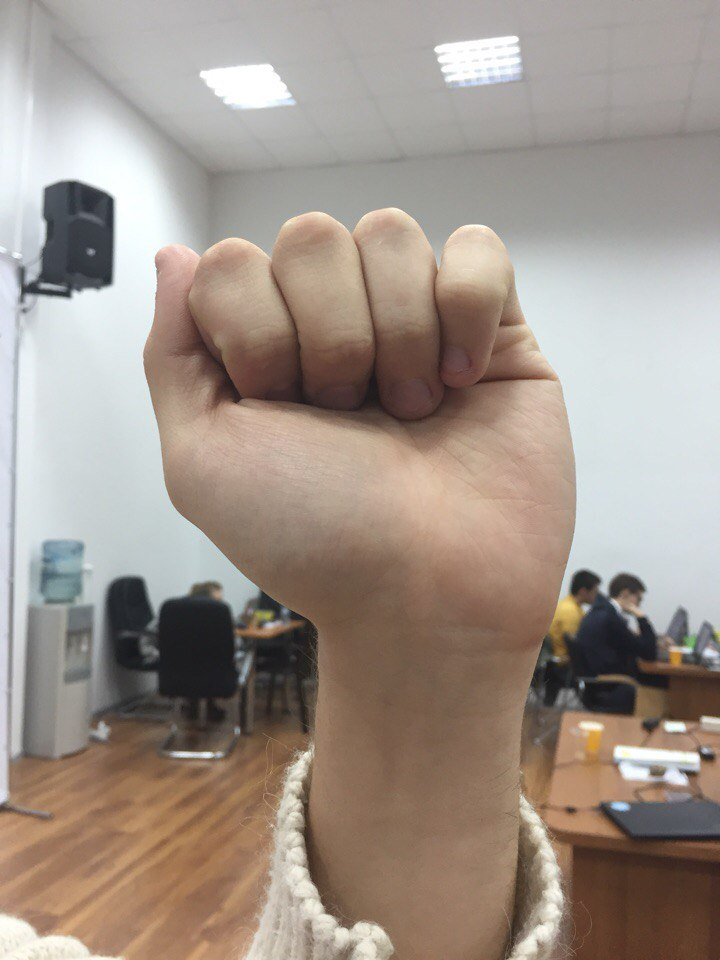
#> input picture ilya/Our_hands/ta1.jpg, 720 x 960 px, given as the content of the folder dataset1/A/a, which was not available
$ jupyter execute --allow-errors SLR2.ipynb   (shell and % lines are left out)   (older library calls are emulated)   (text cells are left out)
#> lines starting #> are read from the running program, lines starting #| are printed output that depends on the picture; after the words box and inside, x2 and y2 are one past the last pixel; in counts of white or black regions, pixels touching at a corner belong together; pictures that were not available may be replaced by others from this repository, and a replacement may not be noted
[cell 1]
from skimage import data, io, filters
from skimage.transform import rescale
from skimage.color import rgb2gray
from skimage.feature import hog
from skimage.transform import resize

import random
import csv
from os import listdir
from os.path import isfile, join

from sklearn.ensemble import  RandomForestClassifier
from sklearn.preprocessing import LabelEncoder
from sklearn.svm import LinearSVC
from sklearn.naive_bayes import MultinomialNB,GaussianNB
from sklearn.linear_model import LogisticRegression
from sklearn.svm import SVC
from sklearn.model_selection import train_test_split
from sklearn.decomposition import PCA
from sklearn.metrics import accuracy_score

[cell 2]
import pandas as pd
import numpy as np
import cv2
import matplotlib.pyplot as plt
import matplotlib.image as mpi

[cell 3]
import glob
import tqdm
from copy import copy

[cell 4]
speakers1 = ['A', 'B', 'C', 'D', 'E']
speakers2 = ['user_3', 'user_4', 'user_5', 'user_6', 'user_7', 'user_9', 'user_10']
letters = ['a', 'c', 'h', 'v', 'y']
alphabet = {}
from string import ascii_lowercase
for c in ascii_lowercase:
    alphabet[c] = c;
del alphabet['j']
del alphabet['z']
alphabet = sorted(list(alphabet))

[cell 5]
#return hog of a particular image vector
def convertToGrayToHOG(imgVector):
    rgbImage = rgb2gray(imgVector)
    return hog(rgbImage, block_norm='L2-Hys')

#takes returns cropped image
# [4 lines left out: function crop, not called in this run]

[cell 6]
def collectImages_for_dataset1(letter, freq):
#> called with letter = 'a', freq = 20
    speakers = ['A', 'B', 'C', 'D', 'E']
    path = 'dataset1/'
    data = []
    for s in speakers:
        image_path = path + s + '/' + letter + '/'
        names = glob.glob(image_path + "*.*")
        for i in range(0, len(names), freq):
            name = names[i]
            image = cv2.imread(name)
#> image is the input picture: shape (960, 720, 3); mean B, G, R 138.1, 147.6, 160.1
            image = cv2.cvtColor(image, cv2.COLOR_BGR2RGB)
            image = convert_size_for_dataset1(image)
            #plt.imshow(clear_background_rough(image))
            data.append(image)
    return data

[cell 7]
def convert_size_for_dataset1(image):
    h = image.shape[0]
#> h = 960
    w = image.shape[1]
#> w = 720
    if h > w:
        if (w/h > 0.8):
            k = int((h - w) / 2)
            image = image[k:-k-1, :]
        else:
            image = image[int(0.1*h): -int(0.1*h)-1, :]
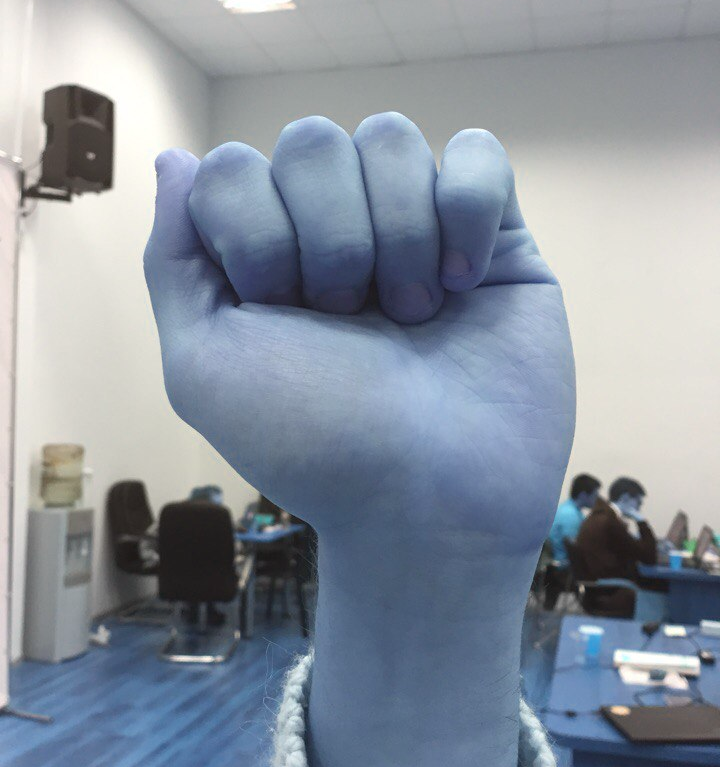
#> image: shape (767, 720, 3); mean of channels 0, 1, 2 158.4, 146.8, 137.7; drawn as B, G, R
    if h < w:
        if (h/w > 0.8):
            k = int((w - h) / 2)
            image = image[:, k:-k-1]
        else:
            image = image[:, int(0.1*h): -int(0.1*h)-1]
    return cv2.resize(image, (128, 128))
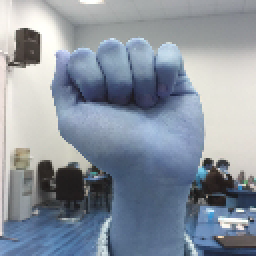
#> returned value: shape (128, 128, 3) (shown 2 times larger); mean of channels 0, 1, 2 158.4, 146.7, 137.6; drawn as B, G, R

[cell 8]
def fit_pca(X, n_comp):
    pca = PCA(n_components=n_comp)
    return pca.fit(X)

def fit_svm(X, y, C, gamma):
    svm = SVC(C = C, random_state=241, gamma=gamma, probability=True)
    return svm.fit(X, y)

# [23 lines left out: functions fit_pca_svm, fit_get_score_pca_svm, get_score_pca_svm, not called in this run]

[cell 9]
def collect_binary_from_datasets(letters):
    X = []
    Y = []
    cur = 0
    for letter in letters:
        data1 = collectImages_for_dataset1(letter, 20)
        for Im in data1:
            X.append(convertToGrayToHOG(Im))
            Y.append(1)
#> this loop made 5 passes
#> pass 1, in convertToGrayToHOG, `rgbImage = rgb2gray(imgVector)`:
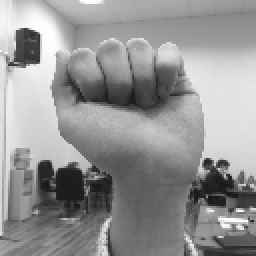
#> rgbImage: shape (128, 128) float64 (shown 2 times larger); min 0.0958, max 0.999, mean 0.582
    imageset, boundbox, X2, Y2 = load_binary_data(speakers2)
    X += X2
    Y += Y2
    X3, Y3 = load_real_data('../ilya/Our_hands/')
    X += X3
    Y += Y3
    X = np.array(X)
    Y = np.array(Y)
    #print(Y.shape)
    dumpimages(X, Y, 'ishand')
    #print(X.shape, Y.shape, X2.shape, Y2.shape)
    return imageset, X, Y

[cell 10]
#utility funtcion to compute area of overlap
# [17 lines left out: function overlapping_area, not called in this run]

[cell 11]
#given a list of filenames return s a dictionary of images
# [5 lines left out: function getfiles, not called in this run]

[cell 12]
def train_binary(train_list):
    frame = pd.DataFrame()
#> frame = table of 0 rows and 0 columns
    list_ = []
    for user in train_list:
        print(user)
        list_.append(pd.read_csv('dataset2/' +
                                 user + '/' + user + '_loc.csv', index_col=None, header=0))
    frame = pd.concat(list_)
    frame['side']=frame['bottom_right_x']-frame['top_left_x']
    frame['hand']=1
    #df = pd.DataFrame(buildhandnothand(frame,im),columns=['image','top_left_x','top_left_y','bottom_right_x','bottom_right_y','side','hand'])
    #fin = pd.concat([df,frame])
    print(frame.image.unique())
    imageset = getfiles(['dataset2/' + x for x in frame.image.unique()])

    return imageset, frame
    #returns actual images and dataframe

def load_binary_data(user_list):
    data1, df  = train_binary(user_list)
    #data 1 == actual images , df is sankets bounding box, third return is dataframe
    z = buildhandnothand_lis(df, data1)
    return data1, df, z[0], z[1]

[cell 13]
from collections import defaultdict
"""
This function randomly generates bounding boxes
Return: hog vector of those cropped bounding boxes along with label
Label : 1 if hand ,0 otherwise
"""
# [34 lines left out: function buildhandnothand_lis, not called in this run]

[cell 14]
def binary_classification():
    imageset, X, Y = collect_binary_from_datasets(letters)
    #print(X.shape)
    X_b_train, X_b_test, y_b_train, y_b_test = train_test_split(X, Y, test_size = 0.2)
    pca1, svm1 = fit_get_score_pca_svm(X_b_train, y_b_train, X_b_test, y_b_test, n_comp=500, C = 2, gamma=0.00000115)
    dumpclassifier('pca_is_hand.pickle', pca1)
    dumpclassifier('svm_is_hand.pickle', svm1)
    return imageset, pca1, svm1

[cell 15]
#loads data for multiclass
# [16 lines left out: function load_multiscale_data, not called in this run]

[cell 16]
# [9 lines left out: function load_real_data, not called in this run]

[cell 17]
def collect_mult_from_datasets(letters):
    X = []
    Y = []
    cur = 0
    for letter in letters:
        data1 = collectImages_for_dataset1(letter, 20)
        for Im in data1:
            Im = clear_background_precise(Im)
            X.append(convertToGrayToHOG(Im))
            Y.append(ord(letter) - ord('a'))
#> this loop made 1 pass
#> pass 1, in clear_background_precise, `filtered = cv2.inRange(imghsv, filter_from, filter_to)`:
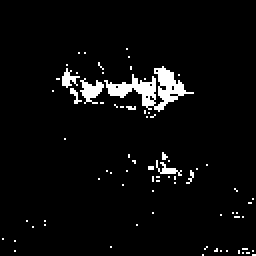
#> filtered: shape (128, 128) (shown 2 times larger); 4.2% white; 76 white regions (72 under 20 px), largest, box (x1, y1, x2, y2) and area: (52, 33, 97, 56) 372, (40, 39, 52, 52) 82, (31, 34, 40, 44) 43, (78, 80, 91, 88) 38
#> pass 1, in clear_background_precise, `dilation = cv2.dilate(filtered,kernel_ellipse,iterations = 1)`:
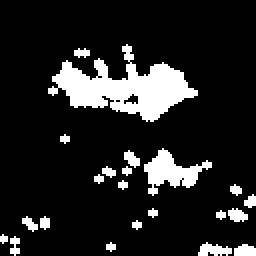
#> dilation: shape (128, 128) (shown 2 times larger); 13.5% white; 22 white regions (9 under 20 px), largest, box (x1, y1, x2, y2) and area: (24, 22, 99, 61) 1292, (72, 74, 106, 98) 353, (99, 121, 116, 128) 76
#> pass 1, in clear_background_precise, `erosion = cv2.erode(dilation,kernel_square,iterations = 1)`:
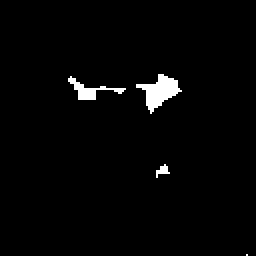
#> erosion: shape (128, 128) (shown 2 times larger); 2.1% white; 4 white regions (1 under 20 px), largest, box (x1, y1, x2, y2) and area: (68, 37, 91, 57) 207, (34, 38, 63, 50) 105, (78, 82, 85, 89) 24
    #print(Y)
    X2, Y2 = load_multiscale_data(speakers2, imageset, 'dataset2/')
    x_mul, y_mul = [], []
    for xx, yy in zip(X2, Y2):
        if (yy.lower() in letters):
            x_mul.append(xx)
            y_mul.append(ord(yy) - ord('A'))
    X += x_mul
    Y += y_mul
    #print(Y)
    X3, Y3 = load_real_data('../ilya/Our_hands/')
    #print(Y3)
    x_mul, y_mul = [], []
    for xx, yy in zip(X3, Y3):
        if (yy in letters):
            x_mul.append(xx)
            y_mul.append(ord(yy) - ord('a'))
    X += x_mul
    Y += y_mul
    print(type(Y))
    X = np.array(X)
    Y = np.array(Y)
    print(Y.shape)
    return X, Y

[cell 18]
def multiscale_classification(g = 0.0001, n = 100, c = 2, test_s = 0.2):
    X, Y = collect_mult_from_datasets(letters)
    x_train, x_test, y_train, y_test = train_test_split(X, Y, test_size = test_s)
    pca, svm = fit_get_score_pca_svm(x_train, y_train, x_test, y_test, n_comp=n, gamma=g, C = c)
    dumpclassifier('pca_letter.pickle', pca)
    dumpclassifier('svm_letter.pickle', svm)
    return pca, svm

[cell 19]
def clear_background_precise(image):
    imghsv = cv2.cvtColor(image,cv2.COLOR_BGR2HSV)
    filter_from = np.array([110,80,80])
    filter_to = np.array([150,255,255])
    filtered = cv2.inRange(imghsv, filter_from, filter_to)
    kernel_square = np.ones((8,8),np.uint8)
    kernel_ellipse= cv2.getStructuringElement(cv2.MORPH_ELLIPSE,(5,5))
    dilation = cv2.dilate(filtered,kernel_ellipse,iterations = 1)
    erosion = cv2.erode(dilation,kernel_square,iterations = 1)
    dilation2 = cv2.dilate(erosion,kernel_ellipse,iterations = 1)
    filtered = cv2.medianBlur(dilation2,5)
    kernel_ellipse= cv2.getStructuringElement(cv2.MORPH_ELLIPSE,(8,8))
    dilation3 = cv2.dilate(filtered,kernel_ellipse,iterations = 1)
    kernel_ellipse= cv2.getStructuringElement(cv2.MORPH_ELLIPSE,(5,5))
    dilation4 = cv2.dilate(filtered,kernel_ellipse,iterations = 1)
    median = cv2.medianBlur(dilation4,5)
    ret,final = cv2.threshold(median,127,255,0)
    #-------
    BLACK = (0, 0, 0)
    for i in range(final.shape[0]):
        final[i][0] = 0
        final[i][final.shape[1] - 1] = 0
    for i in range(final.shape[1]):
        final[0][i] = 0
        final[final.shape[0] - 1][i] = 0
    im2, contours, hierarchy = cv2.findContours(copy(final),cv2.RETR_TREE,cv2.CHAIN_APPROX_SIMPLE)
    if (len(contours) == 0):
        pass
    else:
        max_area = 0
        num = 0
        for i in range(len(contours)):
            cnt = contours[i]
            area = cv2.contourArea(cnt)
            if(area > max_area):
                max_area = area
                num = i
        maxcnt = contours[num]
        contours[num] = np.empty((0, 1, 2))
        cv2.drawContours(final, contours, -1, BLACK, -1)
    #----------------------
    for i in range(image.shape[0]):
        for j in range(image.shape[1]):
            if not final[i][j]:
                image[i][j] = BLACK
    return image

[cell 20]
# [46 lines left out: function clear_background_rough, not called in this run]

[cell 21]
# Returns the tuple with the highest prediction probability of hand
# [21 lines left out: function image_pyramid_step, not called in this run]

[cell 22]
## format [x,y,confidence,side ,side]
# [x1,y1,x2,y2]
# Malisiewicz et al.
# [55 lines left out: function non_max_suppression_fast, not called in this run]

[cell 23]
# [43 lines left out: function find_hand_on_picture, not called in this run]

#> (a cell that did not finish here is left out)

#> (a cell that did not finish here is left out)

[cell 26]
falsedata = []
#> (the rest of this cell did not finish here and is left out)

[cell 27]
# [8 lines left out: function read_draw, not called in this run]

[cell 28]
import pickle
#save classifier
def dumpclassifier(filename,model):
    with open(filename, 'wb') as fid:
        pickle.dump(model, fid)

#load classifier
def loadClassifier(picklefile):
    fd = open(picklefile, 'rb')
    model = pickle.load(fd)
    fd.close()
    return model

#> (a cell that did not finish here is left out)

[cell 30]
import scipy
from scipy import ndimage

def process_image(filename):
    #image = ndimage.interpolation.rotate(image, 90) #Если хотим ещё перевернуть изображение
#> called with filename = '3.png'
    image = cv2.imread(filename)
    image = cv2.cvtColor(image, cv2.COLOR_BGR2RGB)
    print(type(image[0][0][0]))
#| <class 'numpy.uint8'>
    cropped_image, hog = find_hand_on_picture(pca_for_find_hand, svm_for_find_hand, image)
    cropped_image = np.uint8(cropped_image)
    clrbackground = clear_background_precise(cropped_image)
    hog = convertToGrayToHOG(cropped_image)
    p = pca.transform(hog.reshape(1,-1))
    ans = svm.predict(p)
    return chr(ans[0] + ord('a'))
